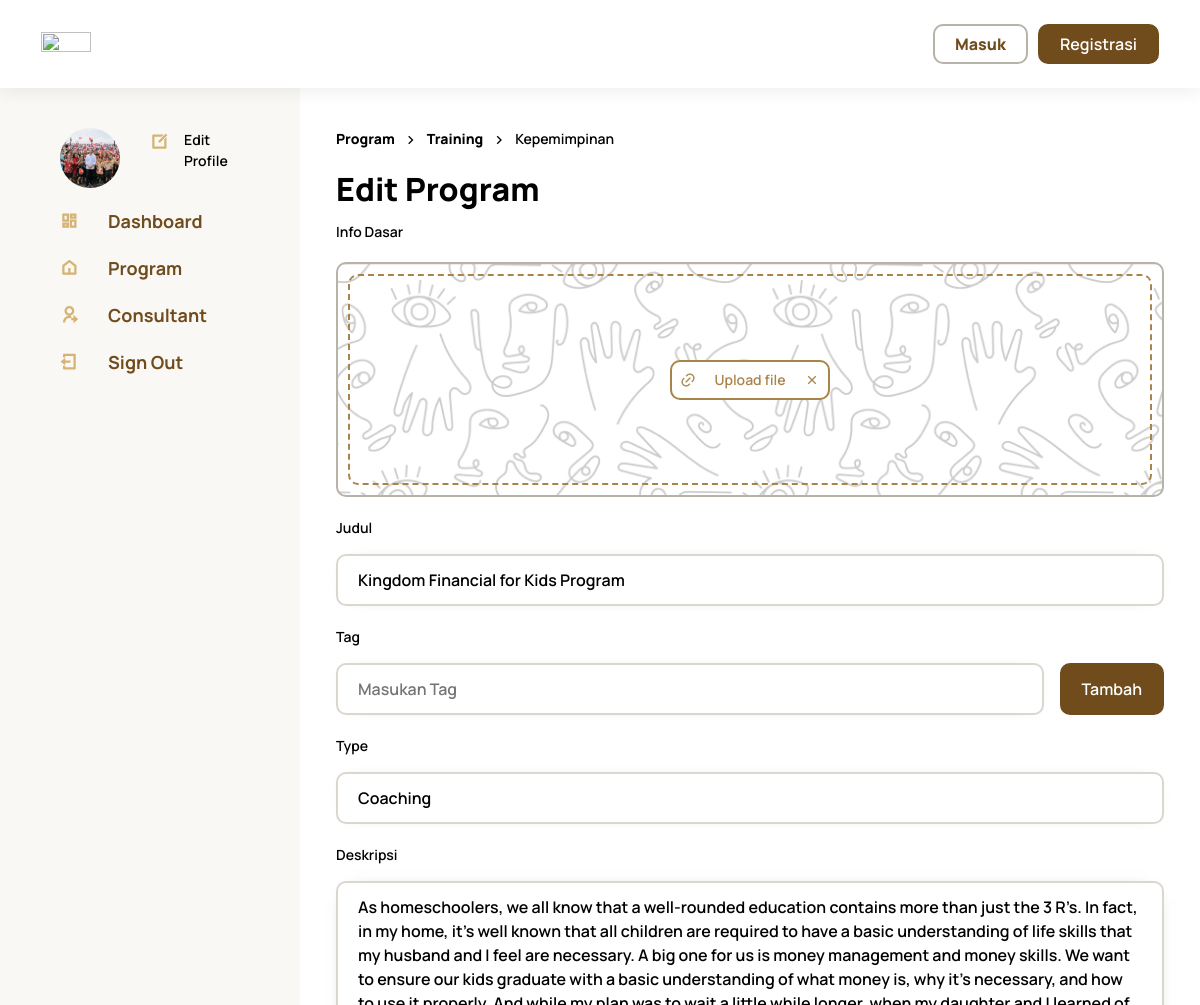
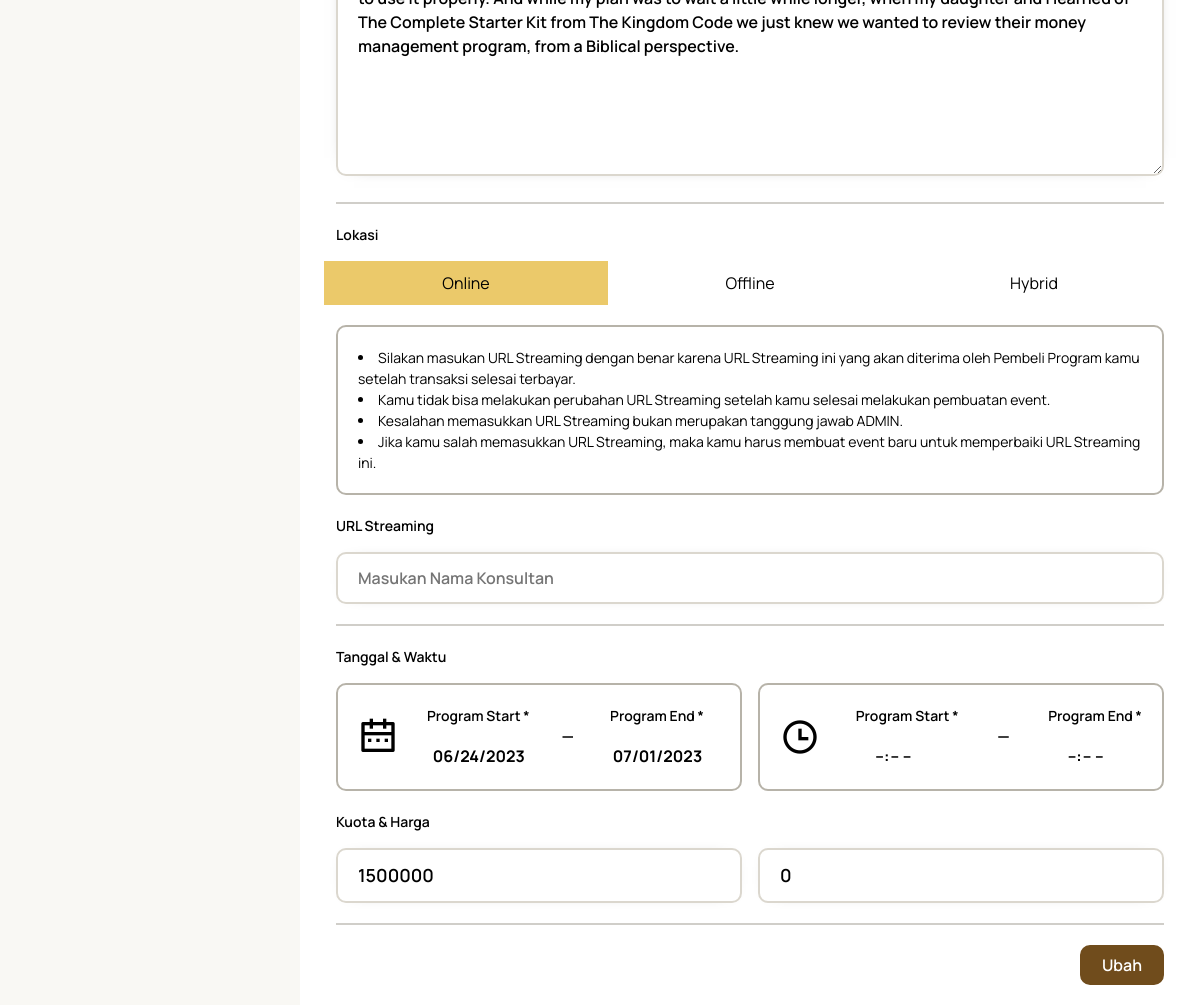
The page /admin/edit/3 on the database its author committed (2 pictures, top to bottom).
### tables this page shows
CREATE TABLE `program` (
  `id` int(8) NOT NULL,
  `name` varchar(50) NOT NULL,
  `tag` varchar(255) DEFAULT NULL,
  `type` varchar(50) NOT NULL,
  `descProgram` text NOT NULL,
  `priceMin` int(20) NOT NULL,
  `priceMax` int(20) NOT NULL,
  `dateStart` date NOT NULL,
  `dateEnd` date NOT NULL,
  `time_start` time DEFAULT NULL,
  `time_end` time DEFAULT NULL,
  `mode` enum('online','hybrid','offline') DEFAULT NULL,
  `url` varchar(100) DEFAULT NULL,
  `lokasi` varchar(100) DEFAULT NULL,
  `alamat` varchar(100) DEFAULT NULL,
  `kota` varchar(100) DEFAULT NULL,
  `photo` varchar(255) NOT NULL,
  `kuota` int(20) DEFAULT NULL,
  `consultant_id` int(11) DEFAULT NULL
);

### application/controllers/Admin.php (called while the page is built, shortened)
<?php
class Admin extends CI_Controller
{
    public function __construct()
    {
        $this->load->library('form_validation');
    }
    public function edit($id)
    {
        $this->load->model("ProgramModel");
        $data['program'] = $this->ProgramModel->editProgram($id);
        $data['page_title'] = 'Edit';
        $data['user']    = $this->db->get_where('users', ['email' =>
        $this->session->userdata('email')])->row_array();
        $this->load->view('main/admin/edit', $data);
    }
}

### index.php (called while the page is built, shortened)
<?php
require_once BASEPATH.'core/CodeIgniter.php';

### application/models/ProgramModel.php (called while the page is built, shortened)
<?php
class ProgramModel extends CI_MOdel
{
    public function editProgram($id)
    {
        return $this->db->get_where('program', ['id' => $id])->row_array();
    }
}

### application/views/main/admin/edit.php (the view, shortened to what this page needs)
<!DOCTYPE html>
<html lang="en">
<head>
    <link rel="stylesheet" href="<?php echo base_url('assets/css/home.css'); ?>">
    <link rel="stylesheet" href="<?php echo base_url('assets/css/_partials/sidebar.css'); ?>">
    <link rel="stylesheet" href="<?php echo base_url('assets/css/admin/home.css'); ?>">
</head>
<body>
    <div class="container-fluid">
        <div class="row ">
            <div class="col-3 user-box ">
            </div>
            <div class="col">
                <div class="container container-consultant">
                    <div class="route d-flex gap-2">
                        <p><strong>Program</strong></p>
                        <i class="ri-arrow-right-s-line"></i>
                        <p><strong>Training</strong></p>
                        <i class="ri-arrow-right-s-line"></i>
                        <p>Kepemimpinan</p>
                    </div>
                    <h4>Edit Program</h3>
                        <p>Info Dasar</p>
                        <form action="<?= base_url() . 'admin/update/' . $program['id'] ?>"
                            enctype="multipart/form-data" method="POST">
                            <div class="form-input">
                                <div class="upload-container">
                                    <div class="header">
                                        <label for="file" class="footer">
                                            <i class="ri-link"></i>
                                            <p class="m-0">Upload file</p>
                                            <i class="ri-close-fill"></i>
                                        </label>
                                    </div>
                                </div>
                            </div>
                            <div class="form-input">
                                <p>Judul</p>
                                <input class="log-input" type="text" placeholder="Masukan Judul" name="name" id=""
                                    value="<?php echo $program['name'] ?>">
                            </div>
                            <div class="form-input">
                                <p>Tag</p>
                                <div class="d-flex gap-3">
                                    <input class="log-input" type="text" placeholder="Masukan Tag" name="tag" id=""
                                        value="<?php echo $program['tag'] ?>">
                                    <button class="log-primary-button">Tambah</button>
                                </div>
                            </div>
                            <div class="form-input">
                                <p>Type</p>
                                <input class="log-input" type="text" placeholder="Masukan Nama Konsultan" name="" id=""
                                    value="<?php echo $program['type'] ?>">
                            </div>
                            <div class="form-input">
                                <p>Deskripsi</p>
                                <textarea class="log-input" type="text" placeholder="Masukan Deskripsi"
                                    style="height: 300px" name="descProgram"
                                    id=""><?php echo $program['descProgram'] ?></textarea>
                            </div>
                            <hr class="line">
                            <div class="form-input">
                                <p>Lokasi</p>
                                <div class="row text-center ">
                                    <div class="col type active">Online</div>
                                    <div class="col type">Offline</div>
                                    <div class="col type">Hybrid</div>
                                </div>
                                <div class="card card-info" style="width: 100%;">
                                    <ul class="p-0 m-0">
                                        <li style="list-style: inside;">
                                            Silakan masukan URL Streaming dengan benar karena URL Streaming ini yang
                                            akan
                                            diterima oleh Pembeli Program kamu setelah transaksi selesai terbayar.
                                        </li>
                                        <li style="list-style: inside;">
                                            Kamu tidak bisa melakukan perubahan URL Streaming setelah kamu selesai
                                            melakukan
                                            pembuatan event.
                                        </li>
                                        <li style="list-style: inside;">
                                            Kesalahan memasukkan URL Streaming bukan merupakan tanggung jawab ADMIN.
                                        </li>
                                        <li style="list-style: inside;">
                                            Jika kamu salah memasukkan URL Streaming, maka kamu harus membuat event baru
                                            untuk memperbaiki URL Streaming ini.
                                        </li>
                                    </ul>
                                </div>
                            </div>
                            <div class="form-input">
                                <p>URL Streaming</p>
                                <input class="log-input" type="text" placeholder="Masukan Nama Konsultan" name="url"
                                    id="" value="<?php echo $program['url'] ?>">
                            </div>
                            <hr class="line">
                            <div class="form-input">
                                <p>Tanggal & Waktu</p>
                                <div class="date-time gap-3">
                                    <div class="col card card-date-time ">
                                        <i class="ri-calendar-2-line" style="font-size: 40px;"></i>
                                        <div class="display">
                                            <p class="text-center">Program Start *</p>
                                            <input type="date" id="date" name="date_start"
                                                value="<?php echo $program['dateStart'] ?>">
                                        </div>
                                        <i class="ri-subtract-fill"></i>
                                        <div class="display">
                                            <p class="text-center">Program End *</p>
                                            <input type="date" id="date" name="date_end"
                                                value="<?php echo $program['dateEnd'] ?>">
                                        </div>
                                    </div>
                                    <div class="col card card-date-time ">
                                        <i class="ri-time-line" style="font-size: 40px;"></i>
                                        <div class="display">
                                            <p class="text-center">Program Start *</p>
                                            <input type="time" id="time" name="time_start"
                                                value="<?php echo $program['time_start'] ?>">
                                        </div>
                                        <i class="ri-subtract-fill"></i>
                                        <div class="display">
                                            <p class="text-center">Program End *</p>
                                            <input type="time" id="time" name="time_end"
                                                value="<?php echo $program['time_start'] ?>">
                                        </div>
                                    </div>
                                </div>
                            </div>
                            <div class="form-input">
                                <p>Kuota & Harga</p>
                                <div class="date-time gap-3">
                                    <div class="col">
                                        <input class="log-input" type="number" name="priceMin"
                                            value="<?php echo $program['priceMin'] ?>">
                                    </div>
                                    <div class="col">
                                        <input class="log-input" type="number" name="kuota"
                                            value="<?php echo $program['kuota'] ?>">
                                    </div>
                                </div>
                            </div>
                            <hr class=" line">
                            <div class="form-input d-flex flex-row-reverse">
                                <button class="log-primary-button" type="submit" name="" id="">Ubah</button>
                            </div>
                        </form>
                </div>
            </div>
        </div>
    </div>
</body>
</html>

### assets/css/main.css (style rules this page uses)
:root { --header-height: 4.5rem; --body-font: "Manrope"; --larger-font-size: 1.25rem; --large-font-size: 1rem; --normal-font-size: 0.875rem; --small-font-size: 0.813rem; --smaller-font-size: 0.75rem; --line-normal: var(--line-normal); --font-medium: 600; --font-semi-bold: 700; --font-bold: 900; --z-tooltip: 10; --z-fixed: 100; --white-color: #ffffff; --black-color: #000000; --primary-color-1: #f7eed2; --primary-color-2: #f0dba8; --primary-color-3: #d4b374; --primary-color-4: #a9844a; --primary-color-5: #704c1c; --primary-color-6: #603c14; --primary-color-7: #502e0e; --primary-color-8: #402108; --primary-color-9: #351805; --secondary-color-1: #fbf2cd; --secondary-color-2: #f8e39d; --secondary-color-3: #ebc96a; --secondary-color-4: #d8ac44; --secondary-color-5: #be8511; --secondary-color-6: #a36c0c; --secondary-color-7: #885508; --secondary-color-8: #402108; --secondary-color-9: #351805; --gray-color-1: #f9f8f4; --gray-color-2: #f3f1e9; --gray-color-3: #dbd7ce; --gray-color-4: #b7b3a9; --gray-color-5: #65625b; --gray-color-6: #565042; --gray-color-7: #483f2d; --gray-color-8: #3a2e1d; --gray-color-9: #302311; --danger-color-1: #fef2f2; --danger-color-2: #fee2e2; --danger-color-3: #fecaca; --danger-color-4: #fca5a5; --danger-color-5: #fca5a5; --danger-color-6: #ef4444; --danger-color-7: #dc2626; --danger-color-8: #b91c1c; --danger-color-9: #991b1b; --warning-color-1: #fefce8; --warning-color-2: #fef9c3; --warning-color-3: #fef08a; --warning-color-4: #fde047; --warning-color-5: #facc15; --warning-color-6: #eab308; --warning-color-7: #ca8a04; --warning-color-8: #a16207; --warning-color-9: #854d0e; --success-color-1: #f0fdf4; --success-color-2: #dcfce7; --success-color-3: #bbf7d0; --success-color-4: #86efac; --success-color-5: #4ade80; --success-color-6: #22c55e; --success-color-7: #16a34a; --success-color-8: #15803d; --success-color-9: #166534; --normal-color-1: #eff6ff; --normal-color-2: #dbeafe; --normal-color-3: #bfdbfe; --normal-color-4: #93c5fd; --normal-color-5: #60a5fa; --normal-color-6: #3b82f6; --normal-color-7: #2563eb; --normal-color-8: #1d4ed8; --normal-color-9: #1e40af; }
body { width: 100%; color: var(--black-color); font-family: var(--body-font); }
h4 { font-size: 2rem; font-weight: var(--font-bold); line-height: var(--line-normal); }
p { font-size: var(--normal-font-size); font-weight: var(--font-medium); line-height: var(--line-normal); color: var(--black-color); }
ul { list-style: none; }
li { font-size: var(--normal-font-size); }
.line { border: 1px solid var(--gray-color-7); }
input.log-input, textarea, select.log-input { width: 100%; padding: 12px 20px; font-weight: var(--font-medium); border-radius: 10px; border: 2px solid var(--gray-color-3); box-shadow: 0px 0px 20px -18px; }

### assets/css/_partials/navbar.css (style rules this page uses)
@media screen and (min-width: 1118px) { li:nth-last-child(-n + 3) { margin-right: 0; } }

### assets/css/_partials/button.css (style rules this page uses)
.log-primary-button { border: 2px solid var(--primary-color-5); padding: 6px 20px; font-size: 1rem; font-weight: var(--font-medium); border-radius: 10px; background-color: var(--primary-color-5); color: var(--white-color); }

### assets/css/_partials/sidebar.css (style rules this page uses)
.user-box { padding: 30px 60px; background-color: var(--gray-color-1); }
.type { padding: 10px; }
.active { background-color: var(--secondary-color-3); }

### rows shown on the page
program: name "Kingdom Financial for Kids Program", type "Coaching", descProgram "As homeschoolers, we all know that a well-rounded education contains more than just the 3 R’s. In fact, in my home, it’s well known that all children are required to have a basic understanding of life skills that my husband and I feel are necessary. A big one for us is money management and money skills. We want to ensure our kids graduate with a basic understanding of what money is, why it’s necessary, and how to use it properly. And while my plan was to wait a little while longer, when my daughter and I learned of The Complete Starter Kit from The Kingdom Code we just knew we wanted to review their money management program, from a Biblical perspective.", date_start "06/24/2023", date_end "07/01/2023", priceMin "1500000", kuota "0"
